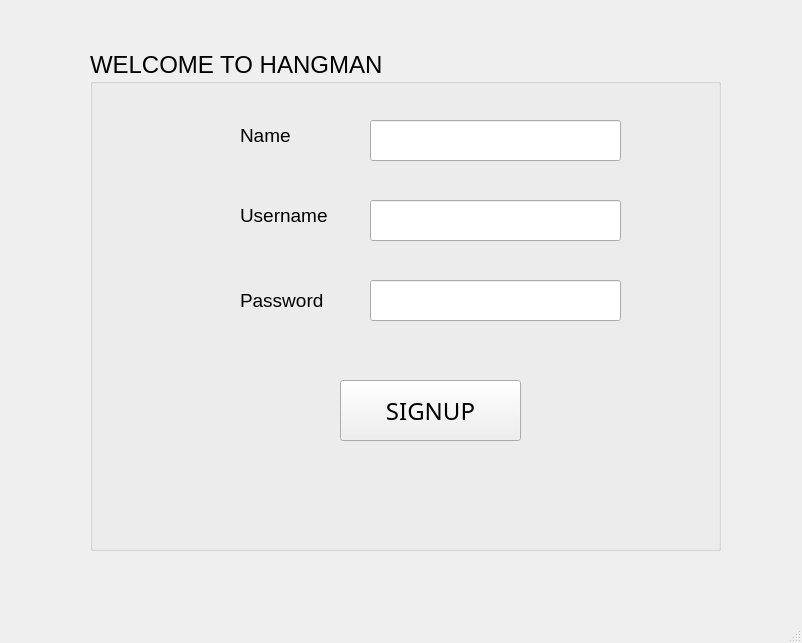
<?xml version="1.0" encoding="UTF-8"?>
<ui version="4.0">
 <class>MainWindow2</class>
 <widget class="QMainWindow" name="MainWindow2">
  <property name="geometry">
   <rect>
    <x>0</x>
    <y>0</y>
    <width>802</width>
    <height>643</height>
   </rect>
  </property>
  <property name="windowTitle">
   <string>MainWindow</string>
  </property>
  <widget class="QWidget" name="centralwidget">
   <widget class="QGroupBox" name="groupBox">
    <property name="geometry">
     <rect>
      <x>90</x>
      <y>50</y>
      <width>631</width>
      <height>501</height>
     </rect>
    </property>
    <property name="font">
     <font>
      <pointsize>18</pointsize>
     </font>
    </property>
    <property name="title">
     <string>WELCOME TO HANGMAN</string>
    </property>
    <widget class="QLineEdit" name="lineEdit">
     <property name="geometry">
      <rect>
       <x>280</x>
       <y>70</y>
       <width>251</width>
       <height>41</height>
      </rect>
     </property>
    </widget>
    <widget class="QLineEdit" name="lineEdit_2">
     <property name="geometry">
      <rect>
       <x>280</x>
       <y>150</y>
       <width>251</width>
       <height>41</height>
      </rect>
     </property>
    </widget>
    <widget class="QLineEdit" name="lineEdit_3">
     <property name="geometry">
      <rect>
       <x>280</x>
       <y>230</y>
       <width>251</width>
       <height>41</height>
      </rect>
     </property>
    </widget>
    <widget class="QLabel" name="label">
     <property name="geometry">
      <rect>
       <x>150</x>
       <y>70</y>
       <width>81</width>
       <height>31</height>
      </rect>
     </property>
     <property name="font">
      <font>
       <pointsize>14</pointsize>
      </font>
     </property>
     <property name="text">
      <string>Name</string>
     </property>
    </widget>
    <widget class="QLabel" name="label_2">
     <property name="geometry">
      <rect>
       <x>150</x>
       <y>150</y>
       <width>111</width>
       <height>31</height>
      </rect>
     </property>
     <property name="font">
      <font>
       <pointsize>14</pointsize>
      </font>
     </property>
     <property name="text">
      <string>Username</string>
     </property>
    </widget>
    <widget class="QLabel" name="label_3">
     <property name="geometry">
      <rect>
       <x>150</x>
       <y>240</y>
       <width>101</width>
       <height>21</height>
      </rect>
     </property>
     <property name="font">
      <font>
       <pointsize>14</pointsize>
      </font>
     </property>
     <property name="text">
      <string>Password</string>
     </property>
    </widget>
    <widget class="QPushButton" name="pushButton">
     <property name="geometry">
      <rect>
       <x>250</x>
       <y>330</y>
       <width>181</width>
       <height>61</height>
      </rect>
     </property>
     <property name="font">
      <font>
       <family>Calibri Light</family>
      </font>
     </property>
     <property name="text">
      <string>SIGNUP</string>
     </property>
    </widget>
   </widget>
  </widget>
  <widget class="QMenuBar" name="menubar">
   <property name="geometry">
    <rect>
     <x>0</x>
     <y>0</y>
     <width>802</width>
     <height>26</height>
    </rect>
   </property>
  </widget>
  <widget class="QStatusBar" name="statusbar"/>
 </widget>
 <resources/>
 <connections/>
</ui>
